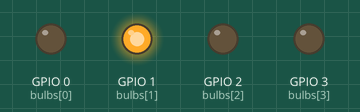
Bench run of a sketch on a simulated ESP32-C3. On the bench: output pins drawn as LEDs (lit = HIGH).

Above: at 0.12 s.
At 0.76 s:
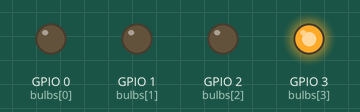
At 1.4 s:
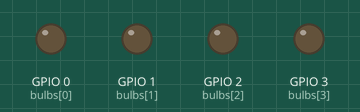
At 2.8 s:
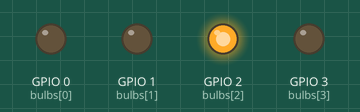
At 4.44 s:
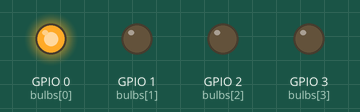
Timing chart, 0 to 4.7 s (numbered marks = the images above):
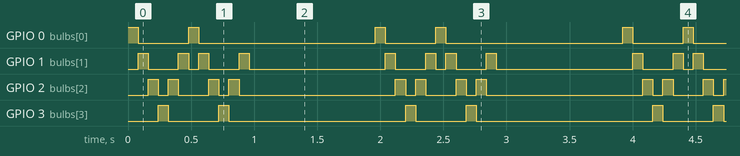

Measured:
- by itself, GPIO 0 (bulbs[0]), GPIO 3 (bulbs[3]): repeats every 2.0 s: LOW 0.40 s, HIGH 0.08 s, LOW 1.4 s, HIGH 0.08 s
- by itself, GPIO 1 (bulbs[1]): repeats every 2.0 s: LOW 0.24 s, HIGH 0.08 s, LOW 0.08 s, HIGH 0.08 s, LOW 0.24 s, HIGH 0.08 s, LOW 1.1 s, HIGH 0.08 s
- by itself, GPIO 2 (bulbs[2]): repeats every 2.0 s: LOW 0.08 s, HIGH 0.08 s, LOW 0.24 s, HIGH 0.08 s, LOW 0.08 s, HIGH 0.08 s, LOW 1.2 s, HIGH 0.08 s

The sketch:

lightController.ino
```cpp
// ESP32-C3 Modern Signal Tower
int bulbs[] = {0, 1, 2, 3}; // 0 පහලම, 3 උඩම
int bulbCount = 4;

void setup() {
  for (int i = 0; i < bulbCount; i++) {
    pinMode(bulbs[i], OUTPUT);
  }
}

// Bulb එකක Brightness එක හදන Function එක
void setBrightness(int pin, int brightness) {
  analogWrite(pin, brightness); // ESP32-C3 වල PWM වලින් Fade වෙනවා
}

void loop() {

//  // 1. EFFECT 1: POWER BUILD-UP - පහල ඉඳන් උඩට Tower එක Fill වෙනවා
//  for (int i = 0; i < bulbCount; i++) {
//    for (int b = 0; b <= 255; b += 5) { // පහල ඉඳන් Bright වෙනවා
//      setBrightness(bulbs[i], b);
//      delay(5);
//    }
//    setBrightness(bulbs[i], 255); // ඒ Bulb එක ON එකේම තියෙනවා
//    delay(100);
//  }
//  delay(800);
//
//  // 2. EFFECT 2: MODERN BEACON PULSE - 4ම එකට Double Pulse වෙනවා (Real Tower වගේ)
//  for(int k=0; k<2; k++){
//    for (int b = 0; b <= 255; b += 10) {
//      for(int i=0; i<bulbCount; i++) setBrightness(bulbs[i], b);
//      delay(5);
//    }
//    for (int b = 255; b >= 0; b -= 15) {
//      for(int i=0; i<bulbCount; i++) setBrightness(bulbs[i], b);
//      delay(5);
//    }
//    delay(150);
//  }
//  delay(1000);
//
//  // 3. EFFECT 3: METEOR FALL - උඩ ඉඳන් පහලට දිය ඇල්ලක් වගේ වැටෙනවා
//  for (int i = bulbCount - 1; i >= 0; i--) {
//    // උඩ එක Full Bright
//    setBrightness(bulbs[i], 255);
//    // යට තියෙන එක 50% Bright (Tail එක)
//    if (i > 0) setBrightness(bulbs[i-1], 80);
//    if (i > 1) setBrightness(bulbs[i-2], 10);
//
//    delay(120);
//
//    // ඔක්කොම Off
//    for(int j=0; j<bulbCount; j++) setBrightness(bulbs[j], 0);
//  }
//  delay(300);

  // 4. EFFECT 4: KNIGHT RIDER SCAN - පහල ඉඳන් උඩට, උඩ ඉඳන් පහලට Scanner එකක් යනවා
  for(int rep=0; rep<2; rep++){
    for (int i = 0; i < bulbCount; i++) {
      setBrightness(bulbs[i], 255);
      delay(80);
      setBrightness(bulbs[i], 0);
    }
    for (int i = bulbCount - 2; i > 0; i--) {
      setBrightness(bulbs[i], 255);
      delay(80);
      setBrightness(bulbs[i], 0);
    }
  }
  delay(1000);
}
```
